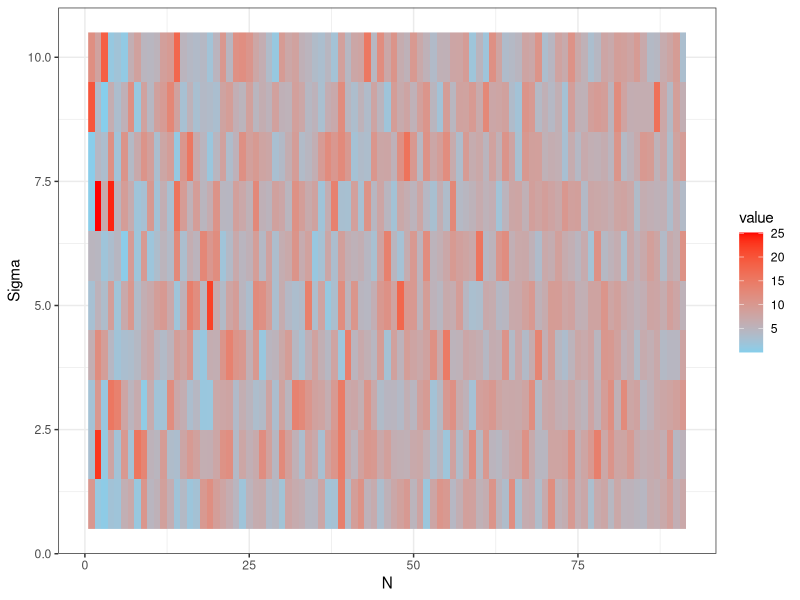

Recreate this plot in R.

rm(list = ls())

### Libraries (if necessary)

library(tidyverse)
library(reshape2)

set.seed(2023)

##### Q2.i

legFunc = function(x, q){
  
  legFuncSum = 0
  
  for (k in 0:q){
    
    legSum = (x)^k * (choose(q, k)) * (choose((q+k-1)/2, q))
    
    legFuncSum = legFuncSum + legSum
  }
  
  return(2^q * legFuncSum)
}

f1 = function(alphas, x){
  
  q = length(alphas) - 1
  f = 0
  
  for(i in 0:q){
    
    f = f + (alphas[i+1]) * (x^i)
  }
  
  return(f)
}

f2 = function(betas, x){
  
  q = length(betas) - 1
  f = 0
  
  for(i in 0:q){
    
    leg = legFunc(x, i)
    f = f + (betas[i+1]) * leg
  }
  
  return(f)
}

betasTen = runif(11, -1, 1)
onesTwo = rep(1, 3)
onesTen = rep(1, 11)

dataListTwo = list()
dataListTen = list()

nSeq = 20:110
sigmaSeq = seq(0.2, 1.1, by = 0.1)

errorMat = matrix(0, length(sigmaSeq), length(nSeq))

for(s in 1:length(sigmaSeq)){
  
  nListTwo = list()
  nListTen = list()
  for(n in 1:length(nSeq)){
    
    xi = runif(nSeq[n], -1, 1)
    eps = rnorm(nSeq[n], mean = 0, sd = sigmaSeq[s]^2)
    
    target = f2(betasTen, xi)
    
    fTwo = f1(onesTwo, xi) + eps
    fTen = f1(onesTen, xi) + eps
    nListTwo[[n]] = fTwo
    nListTen[[n]] = fTen
    
    errorTwo = mean((fTwo - target)^2)
    errorTen = mean((fTen - target)^2)
    
    errorMat[s, n] = errorTen - errorTwo
    
  }
  
  dataListTwo[[s]] = nListTwo
  dataListTen[[s]] = nListTen
}

errorPlotData = melt(errorMat)

ggplot(errorPlotData, aes(x = Var2, y = Var1)) + 
  geom_raster(aes(fill = value)) +
  xlab("N") + ylab("Sigma") + labs(color = "Error") +
  scale_fill_gradient(low = "skyblue", high = "red") +
  theme_bw()

